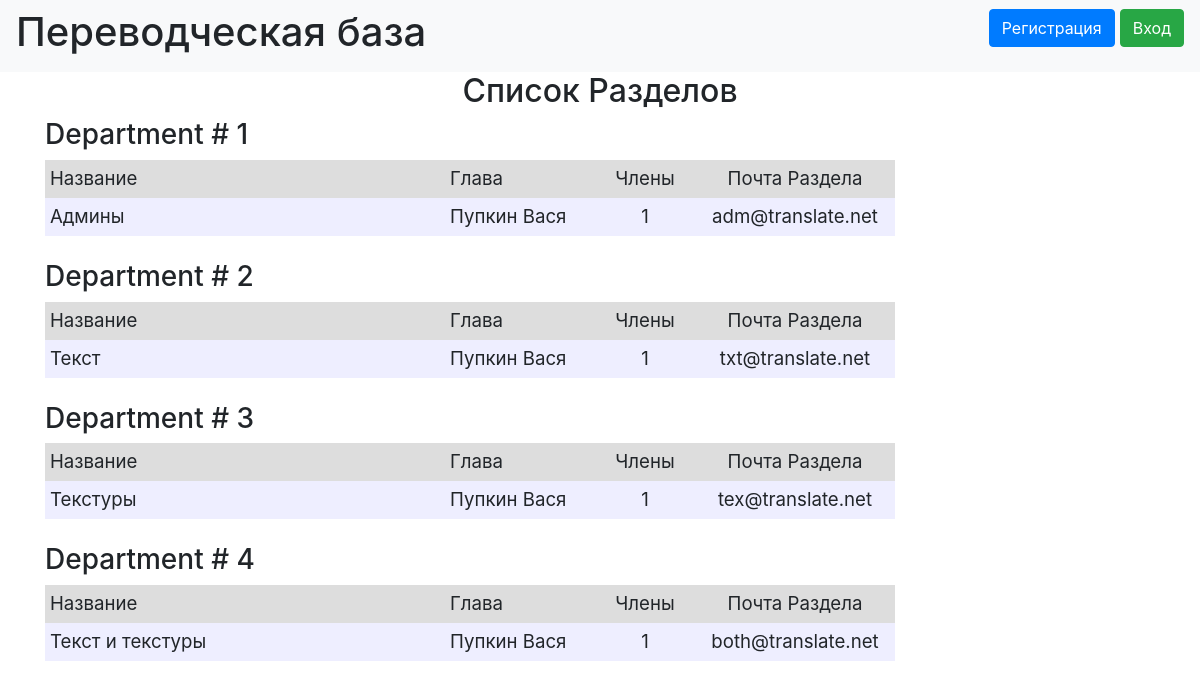
The page /departments on the database its author committed.
### data/departments.py (models this page shows, shortened)
class Department(SqlAlchemyBase, UserMixin, SerializerMixin):
    __tablename__ = 'departments'
    id = sqlalchemy.Column(sqlalchemy.Integer, primary_key=True, autoincrement=True)
    title = sqlalchemy.Column(sqlalchemy.String, nullable=True)
    chief = sqlalchemy.Column(sqlalchemy.Integer, sqlalchemy.ForeignKey("users.id"))
    members = sqlalchemy.Column(sqlalchemy.String, nullable=True)
    email = sqlalchemy.Column(sqlalchemy.String, index=True, unique=True, nullable=True)
    user = orm.relation('User')

### data/users.py (models this page shows, shortened)
class User(SqlAlchemyBase, UserMixin, SerializerMixin):
    __tablename__ = 'users'
    id = sqlalchemy.Column(sqlalchemy.Integer, primary_key=True, autoincrement=True)
    surname = sqlalchemy.Column(sqlalchemy.String, nullable=True)
    name = sqlalchemy.Column(sqlalchemy.String, nullable=True)
    age = sqlalchemy.Column(sqlalchemy.Integer, nullable=True)
    department = sqlalchemy.Column(sqlalchemy.String, nullable=True)
    address = sqlalchemy.Column(sqlalchemy.String, nullable=True)
    email = sqlalchemy.Column(sqlalchemy.String, index=True, unique=True, nullable=True)
    hashed_password = sqlalchemy.Column(sqlalchemy.String, nullable=True)
    modifed_date = sqlalchemy.Column(sqlalchemy.DateTime, default=datetime.datetime.now)
    city_from = sqlalchemy.Column(sqlalchemy.String, default='not fill')
    jobs = orm.relation("Jobs", back_populates='user')
    departments = orm.relation("Department", back_populates='user')

### main.py (the view)
@app.route("/departments")
def depart():
    db_sess = db_session.create_session()
    departments = db_sess.query(Department).all()
    users = db_sess.query(User).all()
    names = {name.id: (name.surname, name.name) for name in users}
    return render_template("departments.html", departments=departments, names=names,
                           title='List of Departments')

### data/db_session.py (called while the page is built)
def create_session() -> Session:
    global __factory
    return __factory()

### templates/departments.html (shortened to what this page needs)
{% extends "base.html" %}
{% block content %}
<h2 align="center">Список Разделов</h2>
{% for depart in departments %}
<h3>Department # {{ depart.id }}</h3>
<div class="table_container">
    <table class="my_table">
        <tr class="my_row">
            <td class="title" width="400px" bgcolor="#dddddd">Название</td>
            <td class="title" width="150px" bgcolor="#dddddd">Глава</td>
            <td class="title" width="100px" bgcolor="#dddddd" align="center">Члены</td>
            <td class="title" width="200px" bgcolor="#dddddd" align="center">Почта Раздела</td>
        </tr>
        <tr class="my_row">
            <td class="ordinary" bgcolor="#eeeeff">{{ depart.title.capitalize() }}</td>
            <td class="ordinary" bgcolor="#eeeeff">{{ names[depart.chief][0] }} {{ names[depart.chief][1] }}</td>
            <td class="ordinary" bgcolor="#eeeeff" align="center">{{ depart.members }}</td>
            <td class="ordinary" bgcolor="#eeeeff" align="center">{{ depart.email }}</td>
        </tr>
    </table>
</div>
<br>
{% endfor %}
{% endblock %}

### static/css/style.css (style rules this page uses)
td.title { background-color: "#dddddd"; align: "center"; font-size: 14pt; padding: 5px; }
td.ordinary { background-color: "#eeeeff"; align: "center"; font-size: 14pt; padding: 5px; }

### rows shown on the page
Department: id "1", title "Админы", chief.surname "Пупкин", chief.name "Вася", members "1", email "adm@translate.net"
Department: id "2", title "Текст", chief.surname "Пупкин", chief.name "Вася", members "1", email "txt@translate.net"
Department: id "3", title "Текстуры", chief.surname "Пупкин", chief.name "Вася", members "1", email "tex@translate.net"
Department: id "4", title "Текст и текстуры", chief.surname "Пупкин", chief.name "Вася", members "1", email "both@translate.net"
